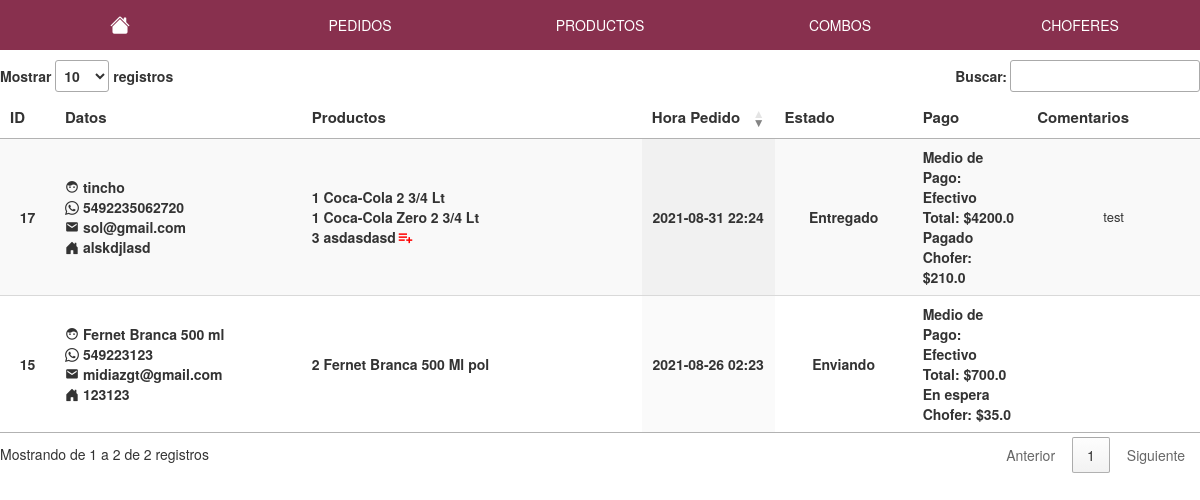
The app's page /panel/choferes/perfil/3 (signed in) with its own data.
### tienda/models.py (models this page shows, shortened)
class Pedidos(db.Model):
    id=db.Column(db.Integer(),primary_key=True)
    direccion=db.Column(db.String(length=200),nullable=False)
    nombre=db.Column(db.String(length=100),nullable=False)
    telefono=db.Column(db.Integer(),nullable=True)
    email= db.Column(db.String(100))
    fechaHoraPedido=db.Column(db.String(100))
    fechaHoraEntrega=db.Column(db.String(100))
    estado=db.Column(db.String(length=50),nullable=False) #estado de envio
    chofer=db.Column(db.Integer(),db.ForeignKey('usuarios.id'))
    descripcion=db.Column(db.String(length=500),nullable=False)
    formaPago=db.Column(db.String(length=100),nullable=False)
    estadoPago=db.Column(db.String(length=100),nullable=False)
    datos_pedido= db.Column(types.JSON(),nullable=False)
    costo=db.Column(db.Float(),nullable=False)

class Productos(db.Model):
    id=db.Column(db.Integer(),primary_key=True)
    nombre=db.Column(db.String(length=500),nullable=False)
    categoria=db.Column(db.String(length=100),nullable=False)
    precio=db.Column(db.Float(),nullable=False)
    stock=db.Column(db.Integer(),nullable=False)
    oferta=db.Column(db.Integer(),nullable=True)
    precioFinal=db.Column(db.Float(),nullable=False)
    imagen=db.Column(db.String(),nullable=False)

class Combos(db.Model):
    id=db.Column(db.Integer(),primary_key=True)
    nombre=db.Column(db.String(length=500),nullable=False)
    datos_combo= db.Column(types.JSON(),nullable=False)  # id del producto y cantidad
    precioFinal=db.Column(db.Float(),nullable=False)
    stock=db.Column(db.Integer(),nullable=False)
    imagen=db.Column(db.String(),nullable=False)

### tienda/usuario/routesadmin.py (the view)
@app.route('/panel/choferes/perfil/<chofer_id>', methods=['GET','POST'])
@login_required
def choferes_perfil(chofer_id):
    if not current_user.is_admin() and not current_user.is_chofer():
        abort(404)
    if  not current_user.is_admin():
        if current_user.id!=chofer_id:
            abort(404)
    chofer_id=int(chofer_id)
    pedidos=Pedidos.query.filter(Pedidos.chofer==chofer_id)
    productos = Productos.query.all()
    combos = Combos.query.all()
    info = [None]*1000 #aca van los datos del carrito
    prod = [None]*1000 #aca van los datos del carrito
    comb = [None]*1000
    infocombos = [None]*1000
    for items in pedidos:
        info[items.id] = json.loads(items.datos_pedido)
    for items in  productos:
        prod[items.id]=items
    for items in  combos:
        comb[items.id]=items
        infocombos[items.id] = json.loads(items.datos_combo)
    choferes=Usuarios.query.filter(Usuarios.chofer==1)
    return render_template('choferes_perfil.html',data=pedidos,info=info,productos=productos,prod=prod,choferes=choferes,combos=combos,comb=comb,infocombos=infocombos)

### tienda/carrito/routes.py (called while the page is built)
@app.context_processor
def contar_carrito():
	try:
		if request.cookies.get("carrito") is None:
			return {'num_articulos': 0}
		else:
			datos = json.loads(request.cookies.get("carrito"))
			return {'num_articulos': len(datos)}
	except:
			return {'num_articulos': 0}

### tienda/models.py (called while the page is built)
    def is_admin(self):
        return self.admin

### tienda/routes.py (called while the page is built)
@login_manager.user_loader
def load_user(user_id):
	aux=Usuarios.query.get(int(user_id))
	return aux

### tienda/templates/choferes_perfil.html (shortened to what this page needs)
{% extends 'layout-admin.html' %}
{% block content %}
<div class="contenido">
<table id="pedidos" hidden="hidden" class="display" style="width:100%;">
        <thead>
            <tr>
            	<th>ID</th>
                <th>Datos</th>
                <th>Productos</th>
                <th>Hora Pedido</th>
                <th>Estado</th>
                <th>Pago</th>
                <th>Comentarios</th>
            </tr>
        </thead>
        <tbody>
        	{%for i in data %}
        	{% if i.estado != 'Cancelado' %}
           <tr>
           	<td>{{i.id}}</td>
           	<td>
           		<div class="datos">
           			<span><i class='bx bxs-face'></i> {{i.nombre}}</span>
           			<span><i class="bi bi-whatsapp"></i> {{i.telefono}}</span>
           			<span><i class='bx bxs-envelope' ></i> {{i.email}}</span>
           			<span><i class="bi bi-house-door-fill"></i> {{i.direccion}}</span>
           		</div>
           	</td>
           	<td style="min-width: 200px;">
           		<div class="productos">
           			{%  for j in info[i.id] %}
           			<div>
           			  {% if j.tipo=='combo' %}
           			  	{% if comb[j.id|int]!=None %}
           			  	<details>
	           			  <summary style="display:flex; align-items: center;">{{ j.cantidad }} {{comb[(j.id | int)].nombre}} <i class='bx bx-list-plus' style="font-size: 18px; color: red;"></i></summary>
	           			</details>
	           			{% else %}
	           			<span>Combo Eliminado</span>
	           			{% endif %}
           			  {% else %}
           			  	{% if prod[j.id|int]!=None %}
           			  		{{ j.cantidad }} {{prod[(j.id | int)].nombre}}
           			  	{% else %}
           			  	<span>Producto Eliminado</span>
           			  	{% endif %}
           			  {% endif %}
           			 </div>
           			{% endfor %}
           		</div>
           	</td>
           	<td>
           		{{i.fechaHoraPedido[:16]}}
           	</td>
           	<td>
           		<span>{{i.estado}}</span>
           	</td>
           	<td class="datos-pago">
           		<div>Medio de Pago:</br> {{i.formaPago}}</div>
           		<div>Total: ${{i.costo}}</div>
           		<div>{{i.estadoPago}}</div>
           		<div>Chofer: ${{i.costo * 0.05}}</div>
           	</td>
           	<td>
           		<div style="max-width: 200px; font-size: 13px; font-weight: normal;">{{i.descripcion}}</div>
           	</td>
           </tr>
           {% endif %}
           {% endfor %}
        </tbody>
    </table>
</div>
{% endblock content %}

### tienda/static/admin.css (style rules this page uses)
body { background-color: rgb(245,245,245); font-family: arial; min-height: 100%; font-size: 14px; }
html, body { margin: 0; height: 100%; }
.contenido { max-width: 1200px; margin: auto; margin-top: 10px; }
th { font-size: 15px; }
td { text-align: center; font-weight: bold; }
td .datos { display: flex; flex-direction: column; }
#pedidos .productos { overflow-y: auto; max-height: 150px; }
#pedidos .productos, #pedidos .datos, #pedidos .datos-pago { text-align: left; }

### records on screen
Pedidos: id "15", nombre "Fernet Branca 500 ml", telefono "549223123", email "midiazgt@gmail.com", direccion "123123", cantidad "2", fechaHoraPedido "2021-08-26 02:23", estado "Enviando", formaPago "Efectivo", costo "700.0", estadoPago "En espera", i.costo*0.05 "35.0"
Productos: nombre "Fernet Branca 500 Ml pol"
Pedidos: id "17", nombre "tincho", telefono "5492235062720", email "sol@gmail.com", direccion "alskdjlasd", cantidad "1" "1", cantidad "3", fechaHoraPedido "2021-08-31 22:24", estado "Entregado", formaPago "Efectivo", costo "4200.0", estadoPago "Pagado", i.costo*0.05 "210.0", descripcion "test"
Productos: nombre "Coca-Cola 2 3/4 Lt"
Productos: nombre "Coca-Cola Zero 2 3/4 Lt"
Combos: nombre "asdasdasd"
